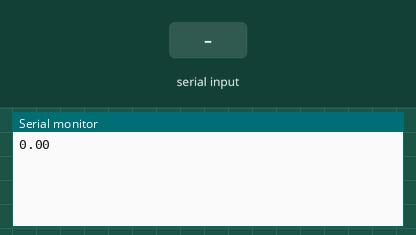
Bench run of a sketch on a simulated Arduino Mega 2560, built with avr-gcc and run on an emulated ATmega2560. Shown: the last lines printed to the serial monitor. The inputs (shaded band) are chosen by the test bench.

Above: at 1.2 s.
1.3 s: "90,45\n" received over the second serial link
At 2.1 s:
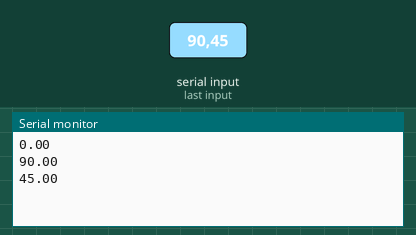
2.8 s: "30,150\n" received over the second serial link
At 3.6 s:
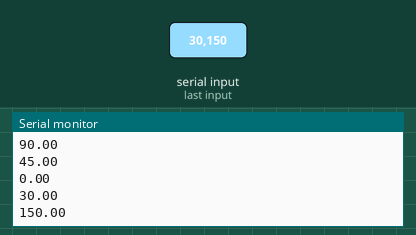
Timing chart, 0 to 5.8 s (numbered marks = the images above; inputs shaded):
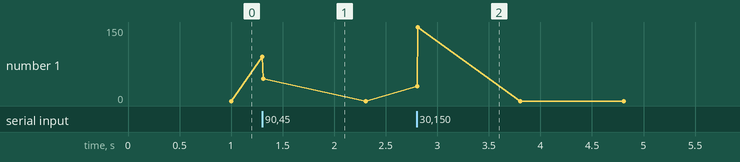

Measured:
- after the input at 1.3 s, the serial monitor: prints a new line at once (image 1)
- after the input at 2.8 s, the serial monitor: prints a new line at once (image 2)

The sketch:

float_receive_mega.ino
```cpp
//float send mega

typedef union{
 float num;
 byte bite[4];
} byteFloat;

byteFloat rec;
float rec1;

void setup(){
  Serial.begin(9600);
  Serial1.begin(9600);
  rec.num = 0;
}

void loop(){
//  if(Serial1.available()>0){
//    for(int i = 0; i<4;i++){
//      rec.bite[i] = Serial1.read();
//    }
//  }
//
rec1 = Serial1.parseFloat();
Serial.println(rec1);

//  Serial.println(rec.num);
}
```
